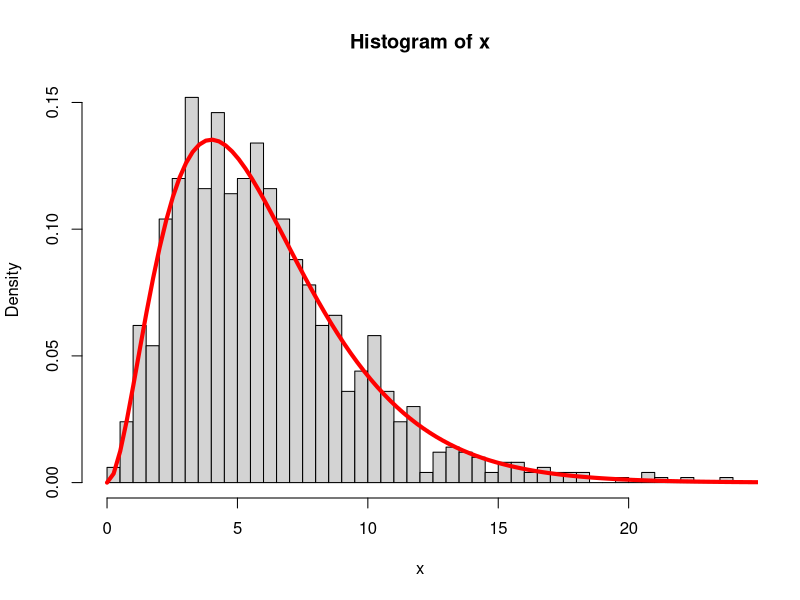
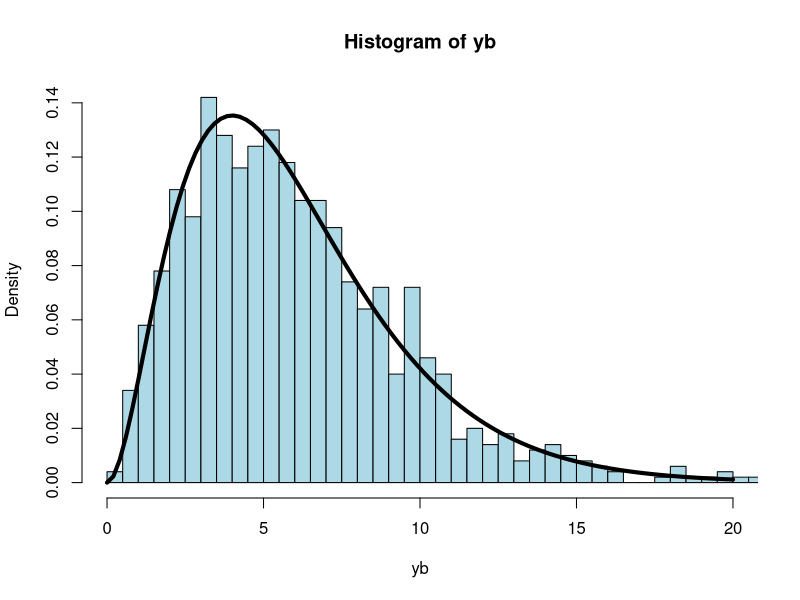
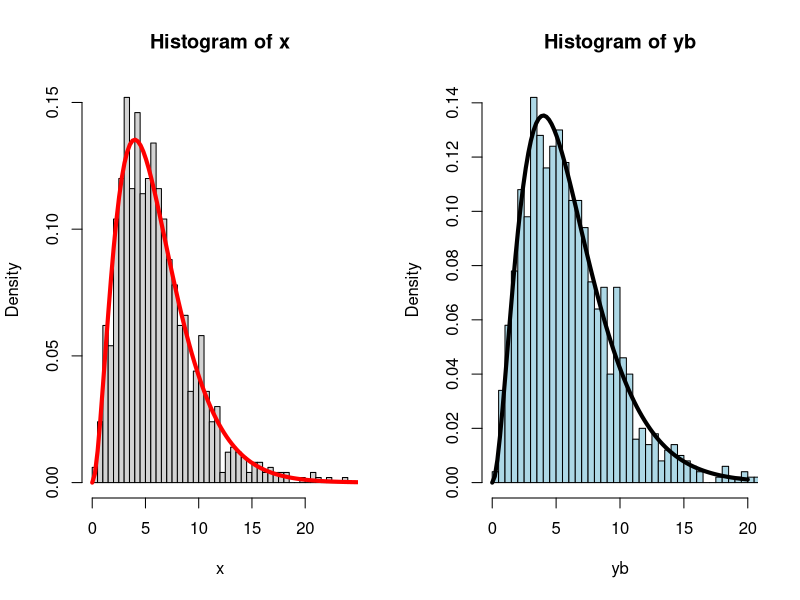
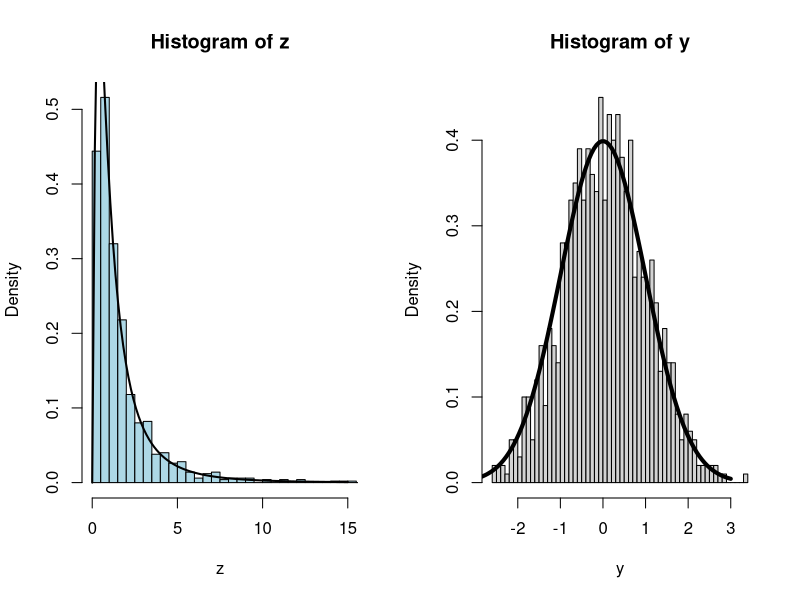
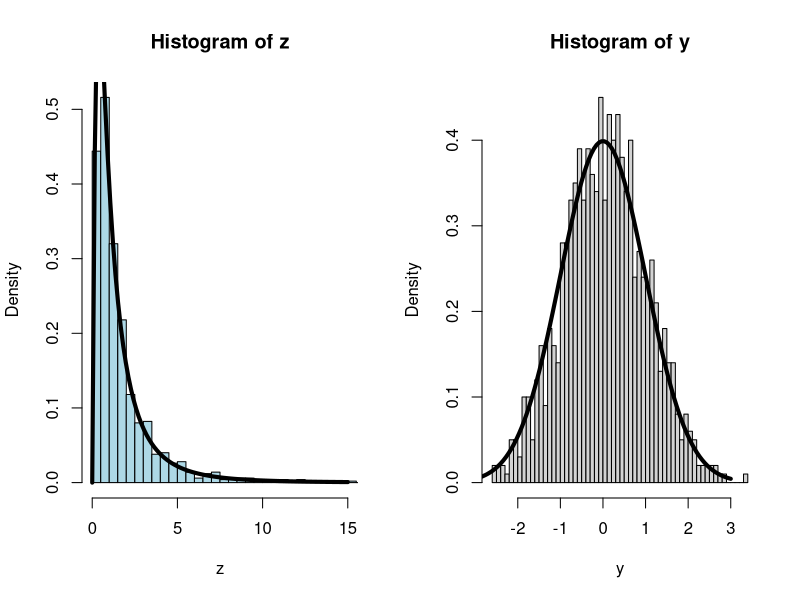
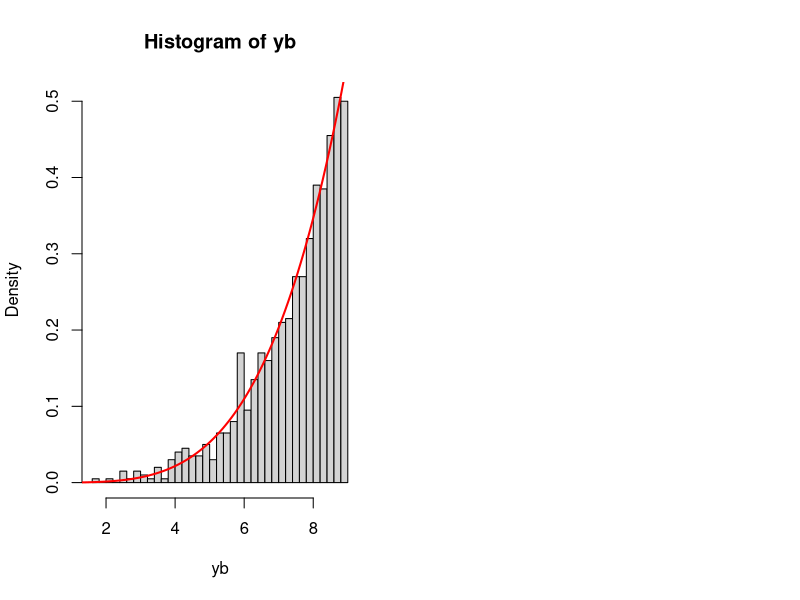
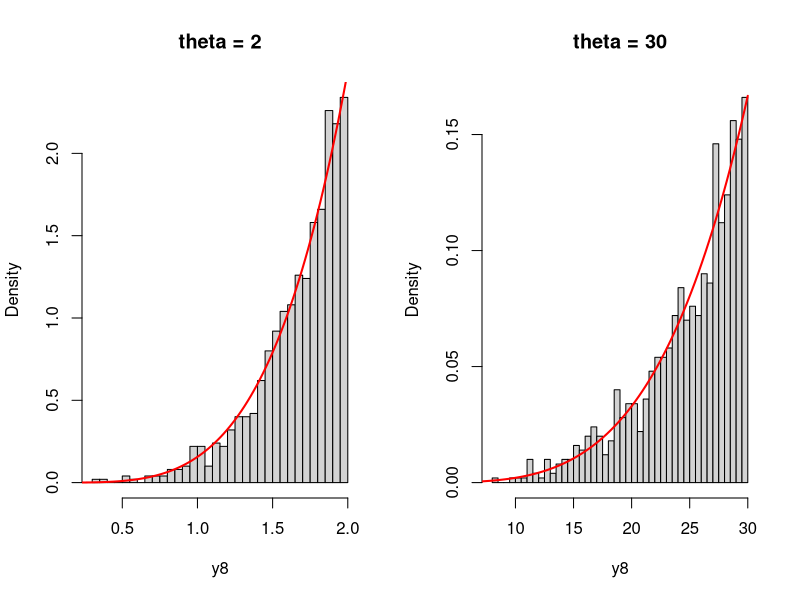
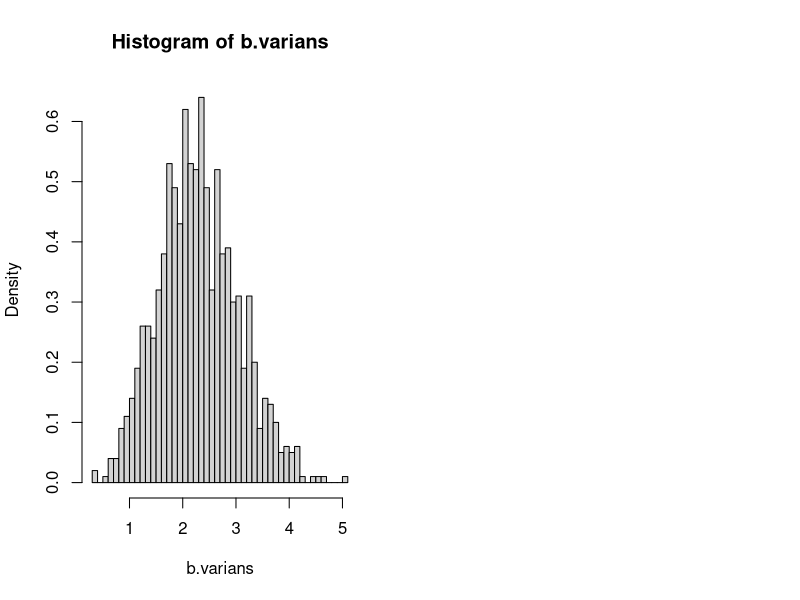

These figures' R source, in order:

set.seed(5000)

#Oppgave 1a)
n = 1000 #angir antall verdier som skal genereres 
df = 6 #frihetsgrader
b = 50
x = rchisq(n, df)

hist(x, breaks = b, prob = T)

xs = seq(0, 25, l=100)
lines(xs, y = dchisq(xs, df=df), col = "red", lwd = 4) #teoretisk tetthet

#Oppgave 1bi) 
x1 = rnorm(6)
y1 = sum(x1^2)
print(x1)

print(y1)

#Oppgave 1bii)
yb = replicate(n, sum(rnorm(6)**2))

hist(yb, freq = FALSE,  xlim = c(0,20), breaks = b, prob = T, col = "lightblue")

ys = seq(0,20, l = 100)
lines(ys, y = dchisq(ys, df = df), col = "black", lwd = 4) #teoretisk tetthet

#oppgave 1c 
par(mfrow = c(1,2))

hist(x, breaks = b, prob = T)

xs = seq(0, 25, l=100)
lines(xs, y = dchisq(xs, df=df), col = "red", lwd = 4) #teoretisk tetthet

hist(yb, freq = FALSE,  xlim = c(0,20), breaks = b, prob = T, col = "lightblue")

ys = seq(0,20, l = 100)
lines(ys, y = dchisq(ys, df = df), col = "black", lwd = 4) #teoretisk tetthet


#Oppgave 2a
b2 = 100
z = rlnorm(1000)
hist(z, breaks = b2, xlim = c(0,15), freq = FALSE, col = "lightblue", prob = T)

zs = seq(0,15, l = 100)
lines(zs, y = dlnorm(zs), col = "black", lwd = 2)

#Oppgave 2b 
#dersom z er lognormal fordelt, vil logaritmen av Z være normalfordelt
#må komme os fra lognormalfordelte variabler til normalfordelte variable 

y = log(z)

hist(y, breaks = b, prob = T)

ys = seq(-3,3 , l = 100)
lines(ys, y = dnorm(ys), lwd = 4)

var = sd(y)^2
mean = mean(y)

m = matrix(c(mean, var), ncol=2)
colnames(m) = c("forventning", "varians")

print(m)

#oppgave 2c
#sammenligne histogrammen, kan bekrefte av at ved å ta logaritmen til alle observasjonene i a 
#vil verdiene i b bli normalfordelte, ved å se på histogrammene. 
par(mfrow = c(1,2))

#historgrammet i a 
hist(z, breaks = b2, xlim = c(0,15), freq = FALSE, col = "lightblue", prob = T)
lines(zs, y = dlnorm(zs), col = "black", lwd = 4)
#historgammet i b
hist(y, breaks = b, prob = T)
lines(ys, y = dnorm(ys), lwd = 4)

#Oppgave 3
#ai
m = 5 #antall observasjoner 
theta = 9 

x = runif(n = 5, min = 0, max = theta)
y = max(x)
print(y)

#aii
yb = replicate(n = 1000, max(runif(n = 5, min = 0, max = theta)))

hist(yb, breaks = 50,  prob = T)
#må regne ut tettheten til det ordnende utvalget her
y_seq = seq(0, theta, l =100)
lines(y_seq, 5*y_seq^4*theta^(-5), col = "red", lwd = 2)

#b 
par(mfrow = c(1,2))

func = function(theta, n = 1000, m = 5 ){
  y8 = replicate(n=n, max(runif(n = m, min = 0, max = theta)))
  
  hist(y8, 
       breaks = 50, 
       prob = T, 
       main = paste("theta =", as.character(theta)))
  
  seq = seq(0, theta, l = 100)
  lines(seq, 5*seq^4*theta^(-5), col = "red", lwd = 2) 
}

func(2)
func(30) 



#oppgave 4 
#a
p = 20 #antall observasjoner
varians = 3 #valgt verdi

y4 = rnorm(n = p, mean = 0, sd = sqrt(varians))

print(y4)
std = sd(y4)
var = std^2

alpha = 0.05 #alpha for 95% konf.intervall 

lowerQalpha = 1-(alpha/2)
upperQalpha = alpha/2

lowerQ = qchisq(p = lowerQalpha, df = p-1)
upperQ = qchisq(p = upperQalpha, df = p-1)

lowerBound = (var*(p-1))/lowerQ
upperBound = (var*(p-1))/upperQ

m = matrix(c(lowerBound, upperBound), ncol = 2)
table = as.table(m)

print(table)
colnames(table) = c("lower", "upper")
rownames(table) = c(" ")

print(table)

#b 

B = 999
#genererer 999 varianser av samme sample som den i oppgave 4a
#pluss varaiansen til den orginale sample
b.varians = c(var, replicate(n = B, var(sample(x = y4, size = p, replace = TRUE))))
b.varians = sort(b.varians)

hist(b.varians, breaks = 50, prob = T)

#siden vi har 1000 verdier kan vi velge de 25 første som de laveste grensen og de 25 siste som den 
#høyeste grensen. 
bootQ1 = b.varians[25] 
bootQ3 = b.varians[975]

m_b = matrix(c(bootQ1, bootQ3), ncol = 2)
colnames(m_b) = c("lower", "upper")
print(m_b)

#kan se at det valgte sd er med innenfor intervallet, men det skulle heller vært mer 
#symmetrisk







